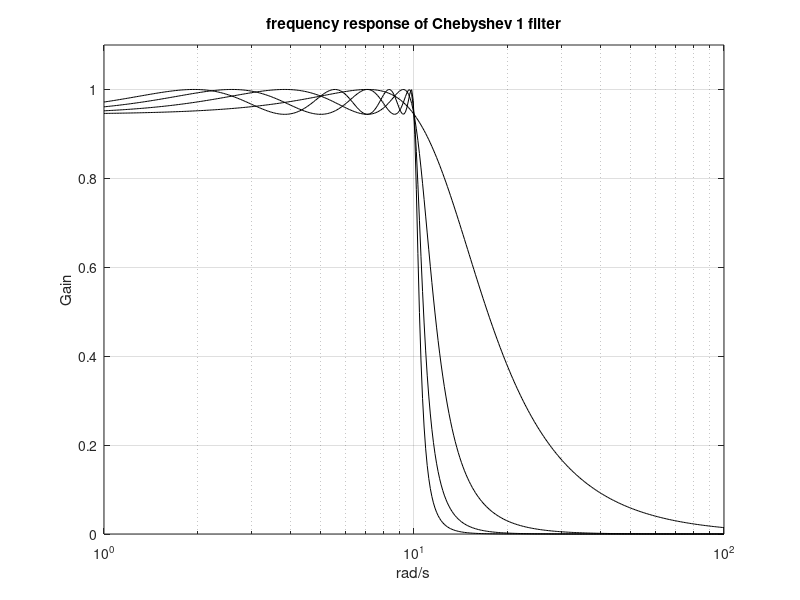

Source code (MATLAB):
% Comparison of frequency response of Chebyshev 1 filters
wc=10; % desired cut-off frequency
N=2; % order of the filter
R=0.5; %ripple dB in the pass band
[num,den]=cheby1(N,R,wc,'s'); %analog Chebyshev 1 filter
w=logspace(0,2,400); %logaritmic set of frequency values
G=freqs(num,den,w); %computes frequency response
semilogx(w,abs(G),'k'); %plots linear amplitude
hold on;
axis([1 100 0 1.1]);
grid;
ylabel('Gain'); xlabel('rad/s'); title('frequency response of Chebyshev 1 filter');
for N=4:2:8, % more orders of the filter
[num,den]=cheby1(N,R,wc,'s'); %analog Chebyshev 1 filter
G=freqs(num,den,w); %computes frequency response
semilogx(w,abs(G),'k'); %plots linear amplitude
end;
